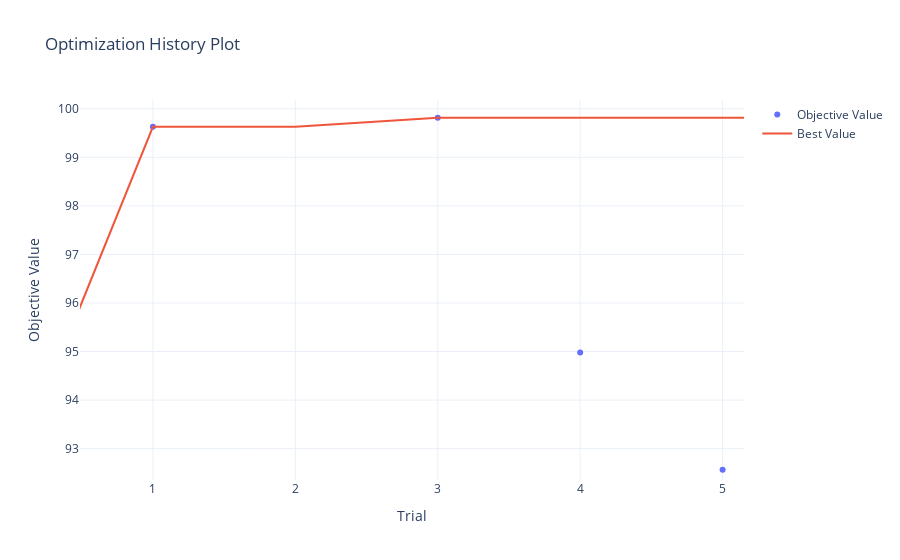

Source (notebook cell):
### Code cell
fig = plot_optimization_history(study)
fig.show()

### Figure 1 — Plotly figure (JSON) as saved in the notebook; plotly's stock layout.template omitted (floating-point values rounded to 4 significant figures)
{"data": [{"mode": "markers", "name": "Objective Value", "type": "scatter", "x": [0, 1, 2, 3, 4, 5, 6, 7, 8, 9, 10, 11, 12, 13, 14, 15, 16, 17, 18, 19, 20, 21, 22, 23, 24, 25, 26, 27, 28, 29, 30, 31, 32], "y": [92.38, 99.63, 91.54, 99.81, 94.98, 92.57, 93.03, 98.7, 100, 99.54, 99.81, 99.81, 100, 99.54, 100, 97.86, 100, 97.86, 100, 96.0, 99.91, 100, 99.63, 99.81, 100, 98.23, 99.72, 99.91, 99.81, 97.86, 99.54, 100, 100]}, {"name": "Best Value", "type": "scatter", "x": [0, 1, 2, 3, 4, 5, 6, 7, 8, 9, 10, 11, 12, 13, 14, 15, 16, 17, 18, 19, 20, 21, 22, 23, 24, 25, 26, 27, 28, 29, 30, 31, 32], "y": [92.38, 99.63, 99.63, 99.81, 99.81, 99.81, 99.81, 99.81, 100, 100, 100, 100, 100, 100, 100, 100, 100, 100, 100, 100, 100, 100, 100, 100, 100, 100, 100, 100, 100, 100, 100, 100, 100]}], "layout": {"autosize": true, "dragmode": "zoom", "title": {"text": "Optimization History Plot"}, "xaxis": {"autorange": false, "range": [0.4882, 5.15], "title": {"text": "Trial"}, "type": "linear"}, "yaxis": {"autorange": false, "range": [92.35, 100.2], "title": {"text": "Objective Value"}, "type": "linear"}}}
